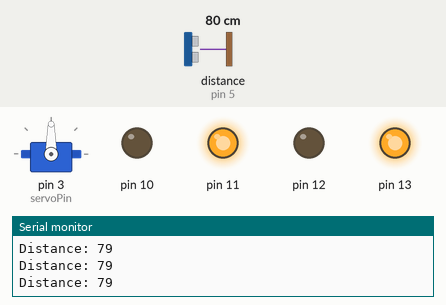
This sketch was run on a simulated Arduino Uno, built with avr-gcc and run on an emulated ATmega328P. Shown: servo, output pins drawn as LEDs (lit = HIGH), the last lines printed to the serial monitor. Wiring (inferred from the names in the program): ultrasonic range finder: trigger pin 6; echo pin 5. The test bench sets the inputs (shaded band); at power-on: distance to the obstacle (sensor on pin 5) 80 cm. The echo pulse lasts 58.3 µs per cm; pins used as bus, display or sensor lines are not drawn.

Above: at 2.2 s.
2.3 s: distance to the obstacle (sensor on pin 5) set to 35 cm
3.8 s: distance to the obstacle (sensor on pin 5) set to 30 cm
At 5.6 s:
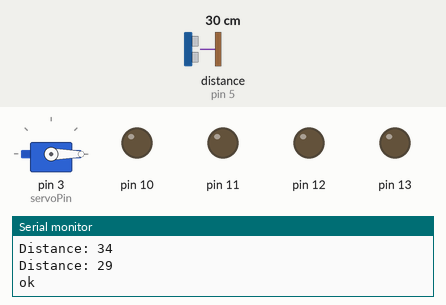
6.8 s: distance to the obstacle (sensor on pin 5) set to 60 cm
At 8.8 s:
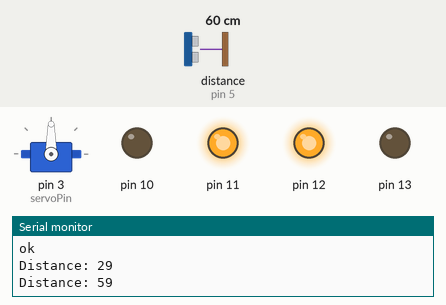
9.8 s: distance to the obstacle (sensor on pin 5) set to 2 cm
At 12.6 s:
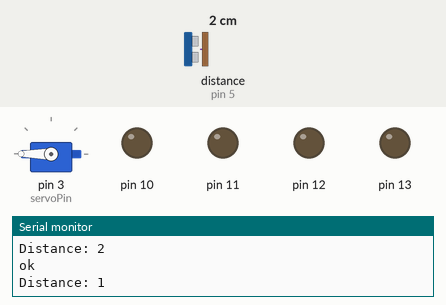
12.8 s: distance to the obstacle (sensor on pin 5) set to 120 cm
At 16.0 s:
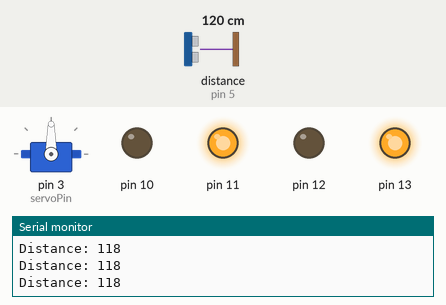
Timing chart, 0 to 16.8 s (numbered marks = the images above; inputs shaded):
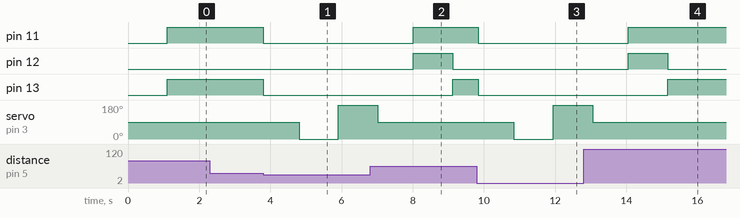

The sketch:

robot_car_obstacle_avoid.ino
```cpp
#include <Servo.h>

const int trigPin = 6;
const int echoPin = 5;
const int STEP = 500;

int servoPin = 3;
Servo Servo1;

int readUltrasonic() {

  delay(100);
  // Clears the trigPin
  digitalWrite(trigPin, LOW);
  delayMicroseconds(2);
  // Sets the trigPin on HIGH state for 10 micro seconds
  digitalWrite(trigPin, HIGH);
  delayMicroseconds(10);
  digitalWrite(trigPin, LOW);
  // Reads the echoPin, returns the sound wave travel time in microseconds
  long duration = pulseIn(echoPin, HIGH);
  // Calculating the distance
  int distance= duration*0.034/2;
  // Prints the distance on the Serial Monitor
  Serial.print("Distance: ");
  Serial.println(distance);
  //delay(40);
  return distance;
}

void on() {

  digitalWrite(13,HIGH);
  digitalWrite(11,HIGH);
  digitalWrite(10,LOW);
  digitalWrite(12,LOW);

}

void back() {

  digitalWrite(13,LOW);
  digitalWrite(11,LOW);
  digitalWrite(10,HIGH);
  digitalWrite(12,HIGH);
}

void left() {

  digitalWrite(10,LOW);
  digitalWrite(11,HIGH);
  digitalWrite(12,HIGH);
  digitalWrite(13,LOW);
}

void right() {

  digitalWrite(10,HIGH);
  digitalWrite(11,LOW);
  digitalWrite(12,LOW);
  digitalWrite(13,HIGH);
}

void stopmotor() {

  for (int i=10; i<=13; i++) {
    digitalWrite(i,LOW);
  }
}

void setup() {
  Servo1.attach(servoPin);
  pinMode(13,OUTPUT);
  pinMode(12,OUTPUT);
  pinMode(11,OUTPUT);
  pinMode(10,OUTPUT);
  pinMode(trigPin, OUTPUT); // Sets the trigPin as an Output
  pinMode(echoPin, INPUT); // Sets the echoPin as an Input
  Serial.begin(9600); // Starts the serial communication
  Servo1.write(90);//avanti
  delay(1000);
}

void loop() {

  int distance = readUltrasonic();
  if (distance <= 30) {
    Serial.println("ok");
    stopmotor();
    delay(1000);
    Servo1.write(0);//testa destra
    delay(1000);
    distance = readUltrasonic();

    if(distance <= 30) {
      Servo1.write(180);//testa sinistra
      delay(1000);
      distance = readUltrasonic();
      if (distance <= 30 ) {
        Servo1.write(90);//testa avanti
        delay(1000);
        right();
        delay(2000);
      } else {
        Servo1.write(90);//testa avanti
        delay(1000);
        left();
        delay(1000);
      }
    } else {
      Servo1.write(90); //testa avanti
      delay(1000);
      right();
      delay(1200);
    }
  } else {
    on();
  }
}
```

Measured:
- the behaviour switches between 32 and 31 cm on distance to the obstacle (sensor on pin 5) (found by bisection; images 0 and 1)
- after the input at 3.8 s, pin 11, pin 13: HIGH → LOW at once; servo on pin 3 (servoPin): 90° → 0° after 1.0 s, → 180° 1.1 s later
- after the input at 6.8 s, pin 10: stays LOW (without the input it goes to HIGH after 1.2 s); pin 11: LOW → HIGH after 1.2 s; pin 12: LOW → HIGH after 1.2 s, → LOW 1.1 s later; pin 13: LOW → HIGH after 2.3 s instead of 1.2 s
- after the input at 9.8 s, pin 11, pin 13: HIGH → LOW at once; servo on pin 3 (servoPin): 90° → 0° after 1.0 s, → 180° 1.1 s later
- after the input at 12.8 s, pin 10: stays LOW (without the input it goes to HIGH after 1.2 s); pin 11: LOW → HIGH after 1.3 s; pin 12: LOW → HIGH after 1.3 s, → LOW 1.1 s later
